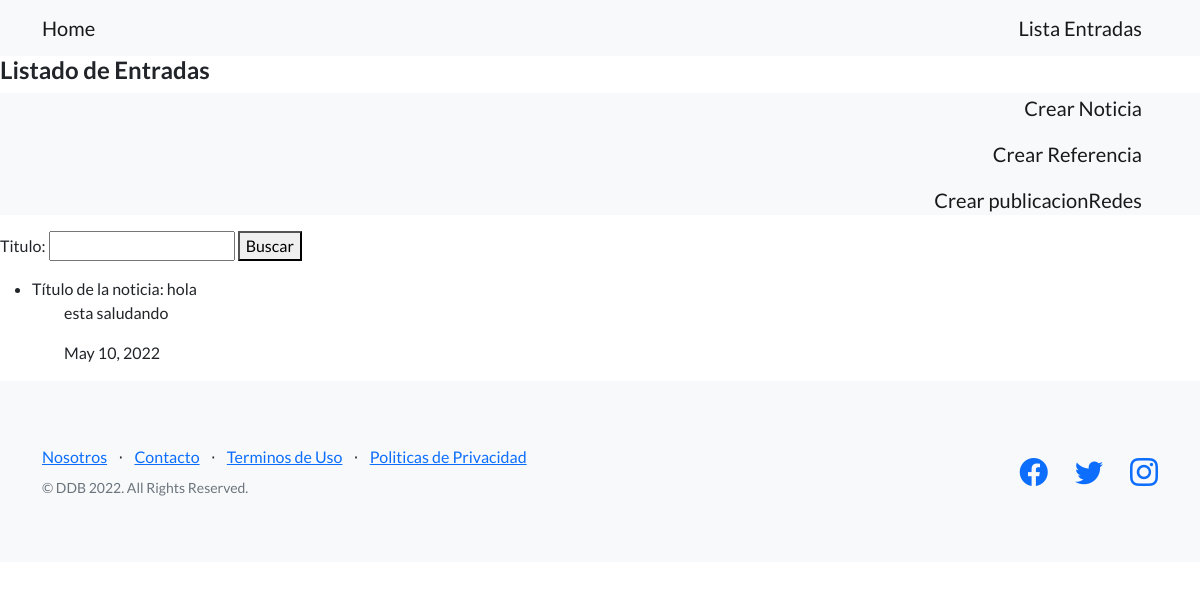
/busqueda/, run on an earlier commit of the app's database.
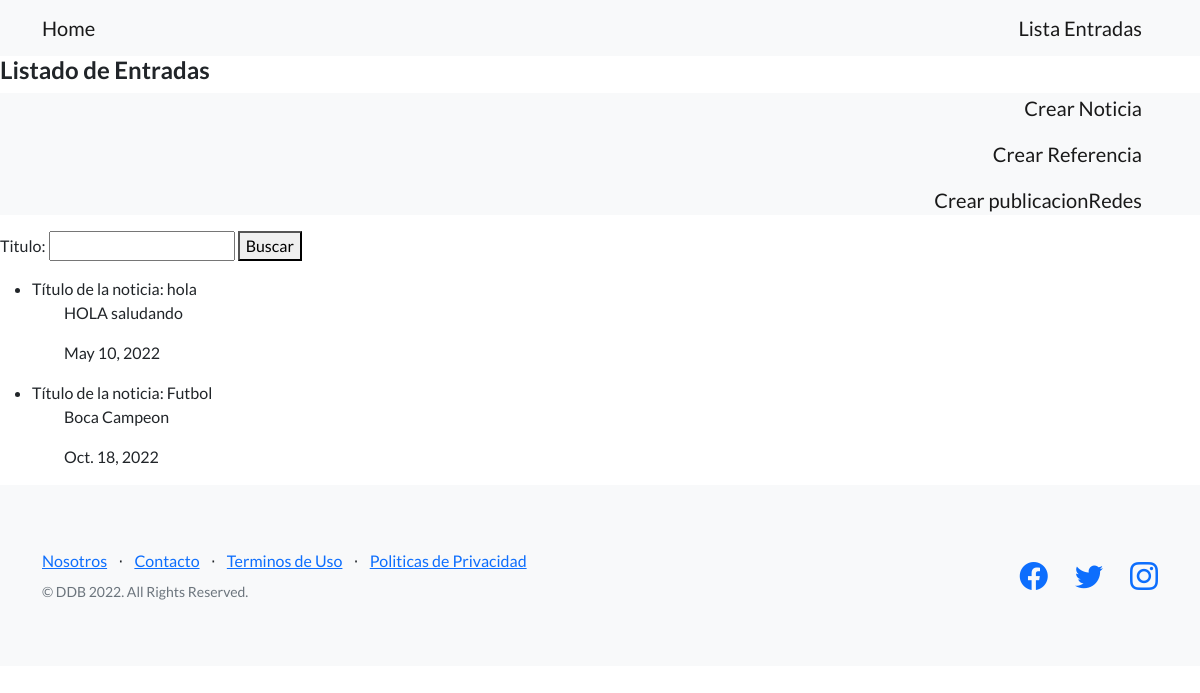
And on a later commit of the database.
### blog/models.py (models this page shows)
class Noticia(models.Model):
    titulo = models.CharField(max_length=30)
    contenido = models.TextField()
    fecha_creacion = models.DateField(null=True)

### blog/views.py (the view)
# urls.py: path('busqueda/', busqueda_noticias, name='busqueda_noticias'),
def busqueda_noticias(request):
    busqueda_titulo = request.GET.get('titulo')
    print(busqueda_titulo)
    if busqueda_titulo:
        busqueda_noticias = Noticia.objects.filter(titulo__icontains=busqueda_titulo)
    else:
        busqueda_noticias = Noticia.objects.all()
    form = BusquedaNoticia()
    return render(request, 'busqueda_noticias.html', {'busqueda_noticias': busqueda_noticias, 'form': form})

### blog/forms.py
class BusquedaNoticia(forms.Form):
    titulo = forms.CharField(max_length=30, required=False)

### templates/busqueda_noticias.html (shortened to what this page needs)
{% extends 'base.html' %}
{% block texto_header %}
<h4>
    Listado de Entradas
</h4>
{% endblock texto_header %}
{% block despues_del_header %}
<nav class="navbar-light bg-light static-top noticias">
    <div class="container">
        <a class="navbar-brand" href={% url 'crear_noticia' %}>Crear Noticia</a><ul></ul>
        <a class="navbar-brand" href={% url 'crear_referencia' %}>Crear Referencia</a><ul></ul>
        <a class="navbar-brand" href={% url 'crear_publicacionRedes' %}>Crear publicacionRedes</a>
    </div>
</nav>
<p>
    <form action={% url 'busqueda_noticias' %}>
        {{form}}
        <button>Buscar</button>
</p>
<p>
    {% if busqueda_noticias %}
    <ul>
        {% for noticia in busqueda_noticias %}
        <li>Título de la noticia: {{noticia.titulo}}</li>
        <ul>
            <p>{{noticia.contenido}}</p>
        </ul>
        <ul>
            <p>{{noticia.fecha_creacion}}</p>
        </ul>
        {% endfor %}
    </ul>
    {% else %}
    No se encontraron noticias.
    {% endif %}
</p>
{% endblock despues_del_header %}

What changed in the data, as far as the page shows it:
changed Noticia "hola": contenido "esta saludando" → "HOLA saludando"
added Noticia: titulo "Futbol", contenido "Boca Campeon", fecha_creacion "Oct. 18, 2022"
